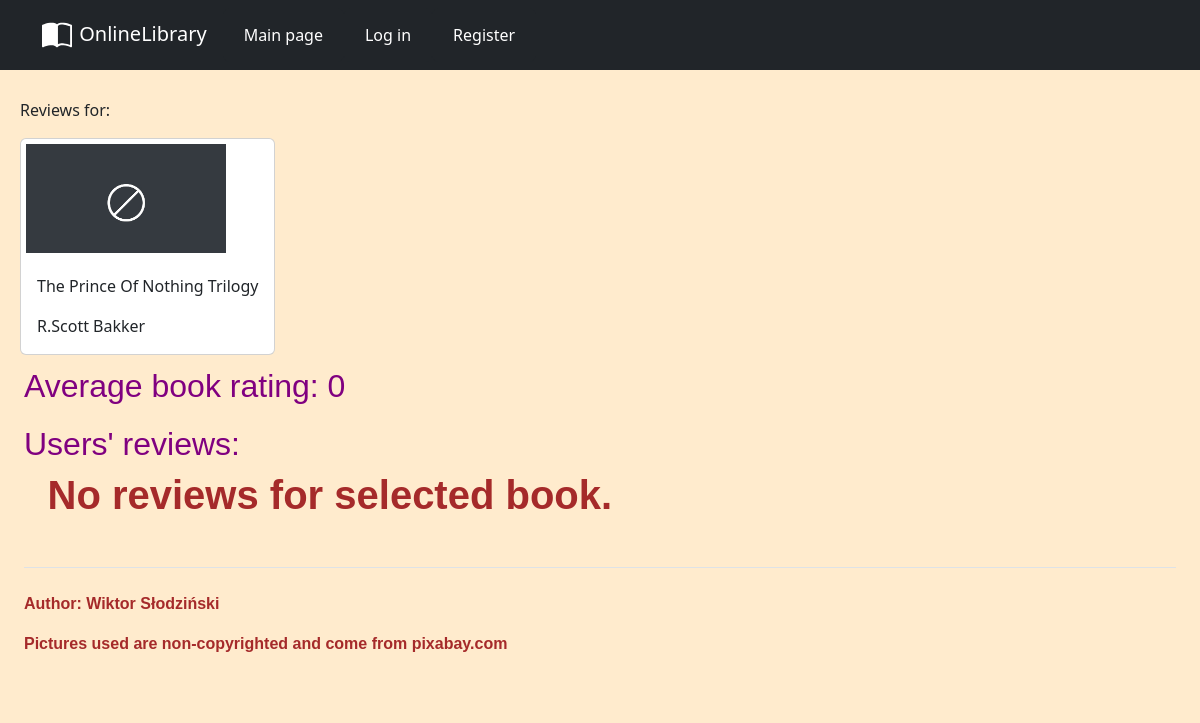
Page /review?id=2 on the committed database.
### main.py (models this page shows)
class Books(db.Model):
    id: Mapped[int] = mapped_column(Integer, primary_key=True)
    title: Mapped[str] = mapped_column(String, nullable=False)
    author: Mapped[str] = mapped_column(String, nullable=False)
    availability: Mapped[int] = mapped_column(Integer, nullable=False)
    cover: Mapped[str] = mapped_column(String, nullable=True)

### main.py (the view, shortened to what this page needs)
@app.route('/review', methods=["GET", "POST"])
def review():
    global logged_in
    global username
    average_rating = 0
    i = 0
    product_id = request.args.get('id')
    product_selected = db.get_or_404(Books, product_id)
    ratings = db.session.execute(db.select(Ratings).where(Ratings.book_id == product_id)).scalars()
    for current_rating in ratings:
        if current_rating.rating:  # to prevent from adding None to int
            average_rating += current_rating.rating
            i += 1
    if i:  # to prevent zero division
        average_rating = average_rating / i
    reviews_list = db.session.execute(db.select(Ratings).where(Ratings.book_id == product_id)).scalars()
    return render_template("review.html", product=product_selected, mean=average_rating,
                           reviews=reviews_list, x=logged_in, u=username)

### templates/review.html (shortened to what this page needs)
{% extends 'baza.html' %}
{% from "bootstrap5/form.html" import render_form %}
{% block content %}
      <div class="flex-container" style="flex-direction: column">
        <div class="row row-cols-1 row-cols-sm-2 row-cols-md-3 g-3">
          <div class="col">
            <p>Reviews for:</p>
            <div class="card">
              <img src="{{ url_for('static', filename=product.cover) }}" alt="" width="100%" height="100%">
              <div class="card-body">
                <p class="card-text">{{product.title}}</p>
                <p class="card-text">{{product.author}}</p>
              </div>
            </div>
          </div>
        </div>
      </div>
      <div class="row">
          <h2>Average book rating: {{mean}}</h2>
      </div>
      <div class="row">
          <h2>Users' reviews:</h2>
          {% for r in reviews %}
                {% if r.review != None %}
                <hr><p>Review written by: {{r.review_author}}</p><p>{{r.review}}</p>
                {% endif %}
          {% else %}
            <h1>No reviews for selected book.</h1>
          {% endfor %}
      </div>
{% endblock %}

### static/css/styles.css (style rules this page uses)
body { background-color: blanchedalmond; }
.row { margin: 1% 1%; }
h1 { margin: 1% 2% 2% 2%; font-weight: 600; font-family: Verdana, Geneva, Tahoma, sans-serif; color: brown; }
h2 { color: purple; font-family: Verdana, Geneva, Tahoma, sans-serif; }
img { height: auto; width: 200px; margin: 5px; }
.col { width: auto; }
.card { max-width: 300px; }

### rows in the picture
Books: cover (placeholder picture), title "The Prince Of Nothing Trilogy", author "R.Scott Bakker"

### other values in the picture
{{ mean }} "0"
